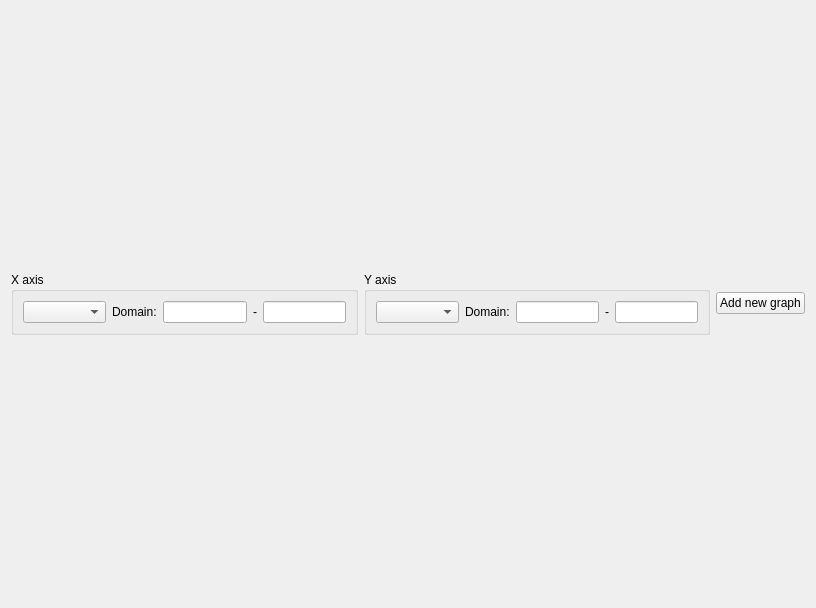
<?xml version="1.0" encoding="UTF-8"?>
<ui version="4.0">
 <class>GraphWidget</class>
 <widget class="QWidget" name="GraphWidget">
  <property name="geometry">
   <rect>
    <x>0</x>
    <y>0</y>
    <width>816</width>
    <height>608</height>
   </rect>
  </property>
  <property name="windowTitle">
   <string>Form</string>
  </property>
  <layout class="QVBoxLayout" name="verticalLayout_2" stretch="0,1">
   <item>
    <layout class="QHBoxLayout" name="horizontalLayout_4" stretch="1,1,0">
     <item>
      <widget class="QGroupBox" name="groupBox">
       <property name="title">
        <string>X axis</string>
       </property>
       <layout class="QHBoxLayout" name="horizontalLayout_3" stretch="1,0,1,0,1">
        <item>
         <widget class="QComboBox" name="xComboBox"/>
        </item>
        <item>
         <widget class="QLabel" name="label">
          <property name="text">
           <string>Domain:</string>
          </property>
         </widget>
        </item>
        <item>
         <widget class="QLineEdit" name="xDomainFrom"/>
        </item>
        <item>
         <widget class="QLabel" name="label_2">
          <property name="text">
           <string>-</string>
          </property>
         </widget>
        </item>
        <item>
         <widget class="QLineEdit" name="xDomainTo"/>
        </item>
       </layout>
      </widget>
     </item>
     <item>
      <widget class="QGroupBox" name="groupBox_3">
       <property name="title">
        <string>Y axis</string>
       </property>
       <layout class="QHBoxLayout" name="horizontalLayout_2" stretch="1,0,1,0,1">
        <item>
         <widget class="QComboBox" name="yComboBox"/>
        </item>
        <item>
         <widget class="QLabel" name="label_4">
          <property name="text">
           <string>Domain:</string>
          </property>
         </widget>
        </item>
        <item>
         <widget class="QLineEdit" name="yDomainFrom"/>
        </item>
        <item>
         <widget class="QLabel" name="label_3">
          <property name="text">
           <string>-</string>
          </property>
         </widget>
        </item>
        <item>
         <widget class="QLineEdit" name="yDomainTo"/>
        </item>
       </layout>
      </widget>
     </item>
     <item>
      <widget class="QPushButton" name="addButton">
       <property name="text">
        <string>Add new graph</string>
       </property>
      </widget>
     </item>
    </layout>
   </item>
   <item>
    <layout class="QGridLayout" name="mainLayout"/>
   </item>
  </layout>
 </widget>
 <resources/>
 <connections/>
</ui>
